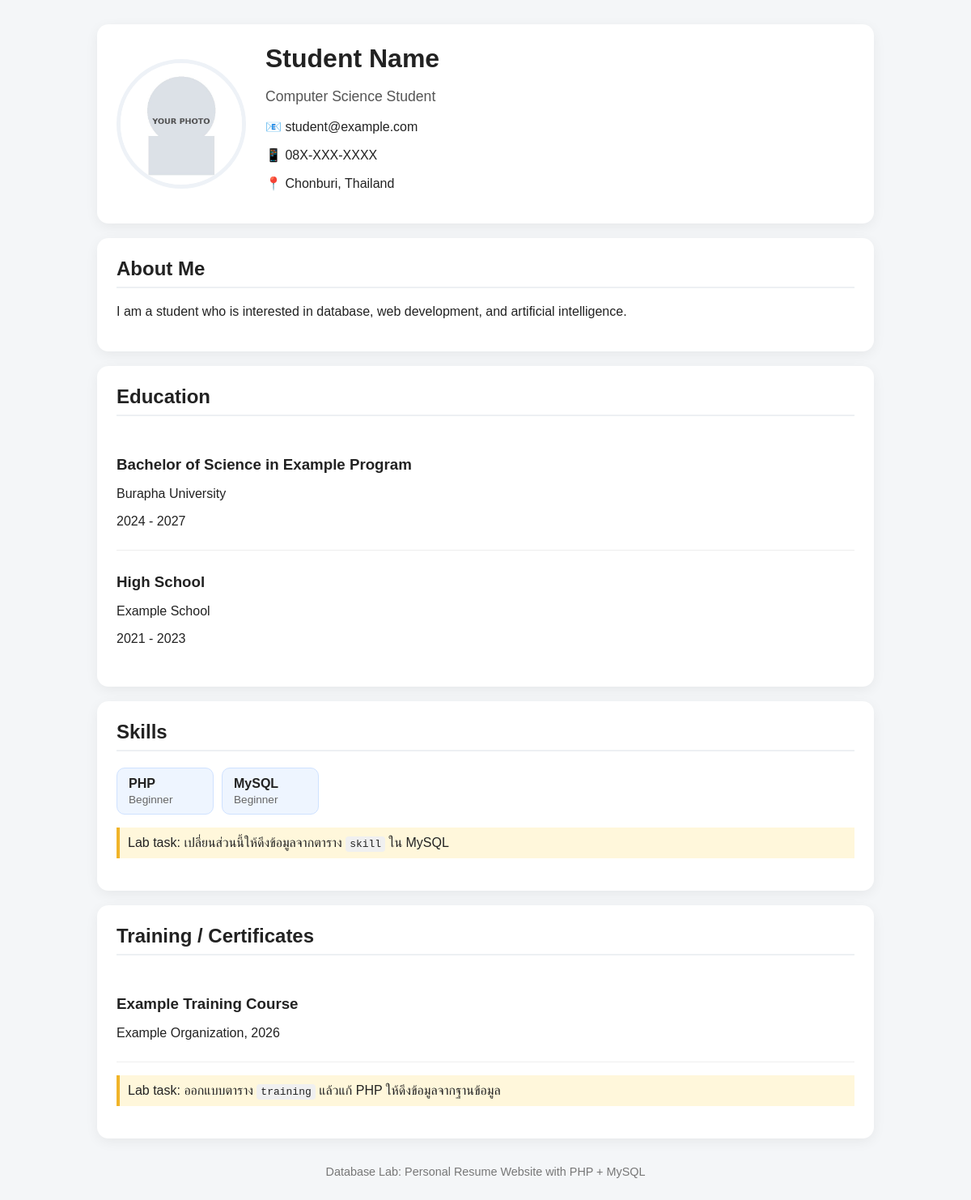
Page /Archive/index.php on the committed database.
### tables this page shows
CREATE TABLE profile (
    id INT AUTO_INCREMENT PRIMARY KEY,
    full_name VARCHAR(150) NOT NULL,
    headline VARCHAR(200),
    email VARCHAR(150),
    phone VARCHAR(30),
    address VARCHAR(255),
    about_me TEXT,
    photo VARCHAR(255)
);

CREATE TABLE education (
    id INT AUTO_INCREMENT PRIMARY KEY,
    profile_id INT NOT NULL,
    degree VARCHAR(200) NOT NULL,
    institution VARCHAR(200) NOT NULL,
    start_year YEAR,
    end_year YEAR,
    FOREIGN KEY (profile_id) REFERENCES profile(id) ON DELETE CASCADE
);

### Archive/index.php (the view, shortened to what this page needs)
<?php
require_once 'config/db.php';
$profile = null;
$sql = "SELECT * FROM profile LIMIT 1";
$result = mysqli_query($conn, $sql);
if ($result && mysqli_num_rows($result) > 0) {
    $profile = mysqli_fetch_assoc($result);
}
$educations = [];
$sql = "SELECT * FROM education ORDER BY start_year DESC";
$result = mysqli_query($conn, $sql);
if ($result) {
    while ($row = mysqli_fetch_assoc($result)) {
        $educations[] = $row;
    }
}
$skills = [
    ['skill_name' => 'PHP', 'skill_level' => 'Beginner'],
    ['skill_name' => 'MySQL', 'skill_level' => 'Beginner'],
];
$trainings = [
    ['course_name' => 'Example Training Course', 'organization' => 'Example Organization', 'training_year' => '2026']
];
?>
<!doctype html>
<html lang="th">
<head>
    <link rel="stylesheet" href="assets/css/style.css">
</head>
<body>
<div class="container">
    <header class="hero card">
        <img class="avatar" src="assets/images/<?php echo $profile ? htmlspecialchars($profile['photo']) : 'student.jpg'; ?>" alt="Profile Photo">
        <div>
            <h1><?php echo $profile ? htmlspecialchars($profile['full_name']) : 'Your Name'; ?></h1>
            <p class="headline"><?php echo $profile ? htmlspecialchars($profile['headline']) : 'Student Resume Website'; ?></p>
            <?php if ($profile): ?>
                <p>📧 <?php echo htmlspecialchars($profile['email']); ?></p>
                <p>📱 <?php echo htmlspecialchars($profile['phone']); ?></p>
                <p>📍 <?php echo htmlspecialchars($profile['address']); ?></p>
            <?php endif; ?>
        </div>
    </header>
    <section class="card">
        <h2>About Me</h2>
        <p><?php echo $profile ? nl2br(htmlspecialchars($profile['about_me'])) : 'Add your profile data in phpMyAdmin.'; ?></p>
    </section>
    <section class="card">
        <h2>Education</h2>
        <?php if (count($educations) > 0): ?>
            <?php foreach ($educations as $edu): ?>
                <div class="item">
                    <h3><?php echo htmlspecialchars($edu['degree']); ?></h3>
                    <p><?php echo htmlspecialchars($edu['institution']); ?></p>
                    <p><?php echo htmlspecialchars($edu['start_year']); ?> - <?php echo htmlspecialchars($edu['end_year']); ?></p>
                </div>
            <?php endforeach; ?>
        <?php else: ?>
            <p>No education data found.</p>
        <?php endif; ?>
    </section>
    <section class="card">
        <h2>Skills</h2>
        <div class="skills">
            <?php foreach ($skills as $skill): ?>
                <div class="skill-badge">
                    <strong><?php echo htmlspecialchars($skill['skill_name']); ?></strong>
                    <span><?php echo htmlspecialchars($skill['skill_level']); ?></span>
                </div>
            <?php endforeach; ?>
        </div>
        <p class="note">Lab task: เปลี่ยนส่วนนี้ให้ดึงข้อมูลจากตาราง <code>skill</code> ใน MySQL</p>
    </section>
    <section class="card">
        <h2>Training / Certificates</h2>
        <?php foreach ($trainings as $training): ?>
            <div class="item">
                <h3><?php echo htmlspecialchars($training['course_name']); ?></h3>
                <p><?php echo htmlspecialchars($training['organization']); ?>, <?php echo htmlspecialchars($training['training_year']); ?></p>
            </div>
        <?php endforeach; ?>
        <p class="note">Lab task: ออกแบบตาราง <code>training</code> แล้วแก้ PHP ให้ดึงข้อมูลจากฐานข้อมูล</p>
    </section>
    <footer>
        Database Lab: Personal Resume Website with PHP + MySQL
    </footer>
</div>
</body>
</html>

### Archive/assets/css/style.css (style rules this page uses)
* { box-sizing: border-box; }
body { margin: 0; font-family: Arial, Tahoma, sans-serif; background: #f4f6f8; color: #222; }
.container { width: min(960px, 92%); margin: 30px auto; }
.card { background: white; border-radius: 14px; padding: 24px; margin-bottom: 18px; box-shadow: 0 4px 16px rgba(0,0,0,0.06); }
.hero { display: flex; align-items: center; gap: 24px; }
.avatar { width: 160px; height: 160px; object-fit: cover; border-radius: 50%; border: 5px solid #eef2f7; }
h1 { margin: 0 0 8px; font-size: 2rem; }
h2 { margin-top: 0; border-bottom: 2px solid #edf0f3; padding-bottom: 8px; }
h3 { margin-bottom: 5px; }
.headline { font-size: 1.1rem; color: #555; }
.item { padding: 10px 0; border-bottom: 1px solid #eee; }
.item:last-child { border-bottom: none; }
.skills { display: flex; flex-wrap: wrap; gap: 10px; }
.skill-badge { background: #eef5ff; border: 1px solid #cfe2ff; border-radius: 10px; padding: 10px 14px; display: flex; flex-direction: column; min-width: 120px; }
.skill-badge span { font-size: 0.85rem; color: #666; margin-top: 3px; }
.note { margin-top: 16px; padding: 10px; background: #fff7db; border-left: 4px solid #f0b429; }
footer { text-align: center; color: #777; padding: 15px; font-size: 0.9rem; }
code { background: #f0f0f0; padding: 2px 5px; border-radius: 4px; }

### rows in the picture
profile: photo (picture), full_name "Student Name", headline "Computer Science Student", email "student@example.com", phone "08X-XXX-XXXX", address "Chonburi, Thailand", about_me "I am a student who is interested in database, web development, and artificial intelligence."
education: degree "Bachelor of Science in Example Program", institution "Burapha University", start_year "2024", end_year "2027"
education: degree "High School", institution "Example School", start_year "2021", end_year "2023"

### other values in the picture
$skill['skill_name'] "PHP"
$skill['skill_level'] "Beginner"
$skill['skill_name'] "MySQL"
$training['course_name'] "Example Training Course"
$training['organization'] "Example Organization"
$training['training_year'] "2026"
